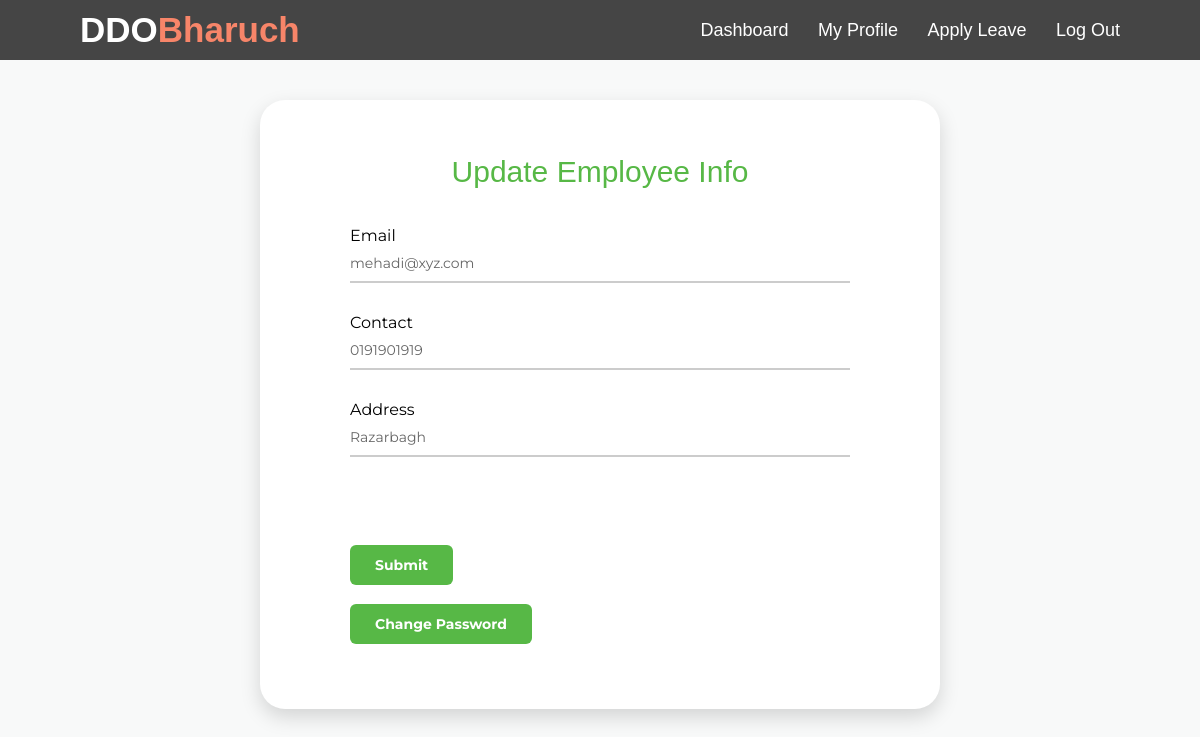
Screenshot of /myprofileup.php?id=101 with the database file from the repository.
### tables this page shows
CREATE TABLE `employee` (
  `id` int(11) NOT NULL,
  `firstName` varchar(100) NOT NULL,
  `lastName` varchar(100) NOT NULL,
  `email` varchar(100) NOT NULL,
  `password` text NOT NULL,
  `birthday` date NOT NULL,
  `gender` varchar(10) NOT NULL,
  `contact` varchar(20) NOT NULL,
  `nid` int(20) NOT NULL,
  `Jdate` date DEFAULT NULL,
  `address` varchar(100) DEFAULT NULL,
  `dept` varchar(100) NOT NULL,
  `degree` varchar(100) NOT NULL,
  `pic` text NOT NULL
);

### myprofileup.php (the view, shortened to what this page needs)
<?php
include('nav5.php');
require_once('process/dbh.php');
?>
<?php
$id = (isset($_GET['id']) ? $_GET['id'] : '');
$sql = "SELECT * from `employee` WHERE id=$id";
$result = mysqli_query($conn, $sql);
if ($result) {
    while ($res = mysqli_fetch_assoc($result)) {
        $email = $res['email'];
        $contact = $res['contact'];
        $address = $res['address'];
    }
}
?>
<!DOCTYPE html>
<html lang="en">
<head>
    <link rel="stylesheet" type="text/css" href="css/main.css" media="all">
    <link href="vendor/mdi-font/css/material-design-iconic-font.min.css" rel="stylesheet" media="all">
    <link href="vendor/font-awesome-4.7/css/font-awesome.min.css" rel="stylesheet" media="all">
    <link href="vendor/select2/select2.min.css" rel="stylesheet" media="all">
    <link href="vendor/datepicker/daterangepicker.css" rel="stylesheet" media="all">
</head>
<body>
    <div class="page-wrapper bg-blue p-t-100 p-b-100 font-robo">
        <div class="wrapper wrapper--w680">
            <div class="card card-1">
                <div class="card-body">
                    <h2 class="title">Update Employee Info</h2>
                    <form id="registration" action="myprofileup.php" method="POST">
                        <div class="input-group">
                            <p>Email</p>
                            <input class="input--style-1" type="email" name="email" value="<?php echo $email; ?>" required>
                        </div>
                        <div class="input-group">
                            <p>Contact</p>
                            <input class="input--style-1" type="number" name="contact" value="<?php echo $contact; ?>" required>
                        </div>
                        <div class="input-group">
                            <p>Address</p>
                            <input class="input--style-1" type="text" name="address" value="<?php echo $address; ?>" required>
                        </div>
                        <input type="hidden" name="id" id="textField" value="<?php echo $id; ?>" required="required"><br><br>
                        <div class="p-t-20">
                            <button class="btn btn--radius btn--green" type="submit" name="update">Submit</button>
                        </div>
                    </form>
                    <br>
                    <button class="btn btn--radius btn--green" onclick="window.location.href = 'changepassemp.php?id=<?php echo $id ?>';">Change Password</button>
                </div>
            </div>
        </div>
    </div>
</body>
</html>

### css/nav.css (style rules this page uses)
* { margin: 0; padding: 0; box-sizing: border-box; text-decoration: none; background-size: cover; background-position: center; }
body { font-family: "Ubuntu", sans-serif; }
html { scroll-behavior: smooth; }

### css/main.css (style rules this page uses)
* { margin: 0; padding: 0; box-sizing: border-box; text-decoration: none; background-size: cover; background-position: center; }
body { font-family: "Ubuntu", sans-serif; }
html { scroll-behavior: smooth; }
.font-robo { font-family: "Ubuntu", "Montserrat", "Helvetica Neue", sans-serif; }
html { -webkit-box-sizing: border-box; -moz-box-sizing: border-box; box-sizing: border-box; }
*, *:before, *:after { -webkit-box-sizing: inherit; -moz-box-sizing: inherit; box-sizing: inherit; }
h2, h3, h4, h5, h6, blockquote, p, pre, dl, dd, ol, ul, figure, hr, fieldset, legend { margin: 0; padding: 0; }
button { outline: none; background: none; border: none; }
.page-wrapper { min-height: 100vh; }
h1, h2, h3, h4, h5, h6 { font-weight: 400; }
h2 { font-size: 30px; }
.title { color: #57b846; font-family: "Ubuntu", sans-serif; font-weight: 500; text-align: center; }
.bg-blue { background: #f8f9f9; }
.p-t-100 { padding-top: 100px; }
.p-t-20 { padding-top: 20px; }
.p-b-100 { padding-bottom: 100px; }
.wrapper { margin: 0 auto; }
.wrapper--w680 { max-width: 680px; }
.btn { line-height: 40px; display: inline-block; padding: 0 25px; cursor: pointer; font-family: "Montserrat", sans-serif; color: #fff; -webkit-transition: all 0.4s ease; -o-transition: all 0.4s ease; -moz-transition: all 0.4s ease; transition: all 0.4s ease; font-size: 14px; font-weight: 700; }
.btn--radius { -webkit-border-radius: 3px; -moz-border-radius: 3px; border-radius: 6px; }
.btn--green { background: #57b846; }
input { outline: none; margin: 0; border: none; -webkit-box-shadow: none; -moz-box-shadow: none; box-shadow: none; width: 100%; font-size: 14px; font-family: inherit; }
.input-group { position: relative; margin-bottom: 30px; border-bottom: 2px solid #ccc; }
.input--style-1 { padding: 9px 0; color: #666; }
.title { margin-bottom: 37px; }
.card { overflow: hidden; -webkit-border-radius: 3px; -moz-border-radius: 3px; border-radius: 25px; background: #fff; }
.card-1 { -webkit-box-shadow: 0px 8px 20px 0px rgba(0, 0, 0, 0.15); -moz-box-shadow: 0px 8px 20px 0px rgba(0, 0, 0, 0.15); box-shadow: 0px 8px 20px 0px rgba(0, 0, 0, 0.15); }
.card-1 .card-body { padding: 0 90px; padding-top: 55px; padding-bottom: 65px; }

### rows the page displays
employee: email "mehadi@xyz.com", contact "0191901919", address "Razarbagh"
